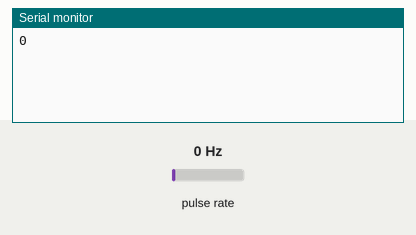
Recording of a sketch running on a simulated Arduino Uno, built with avr-gcc and run on an emulated ATmega328P. Shown: the last lines printed to the serial monitor. Wiring (inferred from the names in the program): pulse sensor: data pin 2. The test bench sets the inputs (shaded band); at power-on: pulse rate 0 Hz.

Above: at 1.2 s.
1.3 s: pulse rate (sensor on pin 2) set to 4 Hz
At 2.5 s:
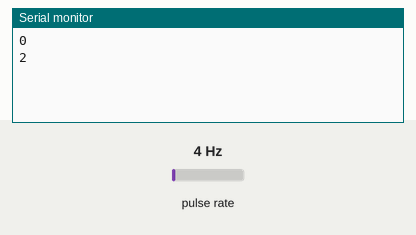
2.8 s: pulse rate (sensor on pin 2) set to 50 Hz
At 3.8 s:
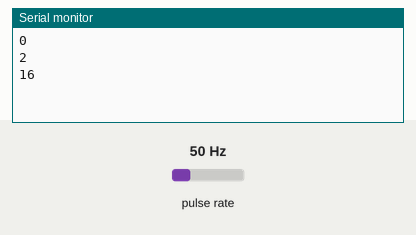
Timing chart, 0 to 5.8 s (numbered marks = the images above; inputs shaded):
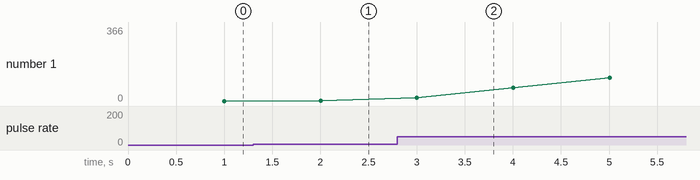

The sketch:

sketch_dec26k.ino
```cpp
int SPEED = 10;
int WHEEL = 9;
int val = 130;
int ENCODER = 2;

volatile int cnt = 0;
unsigned long oldTime = 0;
unsigned long newTime = 0;

void ISRencoder(){
  cnt++;
}
void setup() {
  // put your setup code here, to run once:
  Serial.begin(115200);
//  pinMode(SPEED,OUTPUT);
//  pinMode(WHEEL,OUTPUT);
//  digitalWrite(WHEEL,LOW);
//  analogWrite(SPEED, LOW);
  pinMode(ENCODER, INPUT_PULLUP);
  attachInterrupt(INT0, ISRencoder, FALLING);

}

void loop() {
  // put your main code here, to run repeatedly:
  newTime = millis();
  if(newTime -oldTime > 1000){
    oldTime = newTime;
    noInterrupts();
    Serial.println(cnt);
//    cnt = 0;
//    analogWrite(SPEED, val);
    interrupts();
  }

}
```

Measured:
- after the input at 1.3 s, the serial monitor: prints a new line after 0.70 s (image 1)
- after the input at 2.8 s, the serial monitor: prints a new line after 0.20 s (image 2)
- plotted number 1: 0 → 2 after the input at 1.3 s, 2 → 366 after the input at 2.8 s
